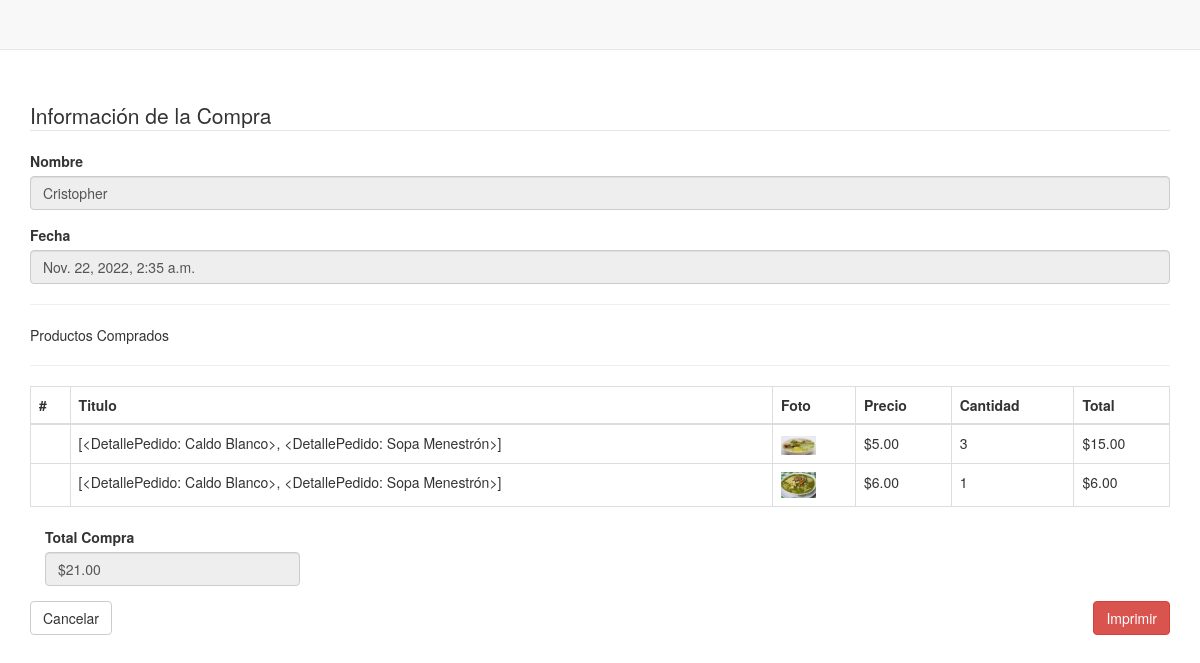
Page /ver_pedido/ (signed in) on the committed database.
### store/models.py (models this page shows, shortened)
class Pedido(models.Model):
    cliente = models.ForeignKey(Cliente, null=True, blank=True, on_delete=models.SET_NULL)
    fecha = models.DateTimeField(auto_now_add=True)
    estado = models.BooleanField(default=False, null=True, blank=False)
    id_transaccion = models.CharField(max_length=50, null=True)
    @property
    def get_carrito_total(self):
        detallepedidos = self.detallepedido_set.all()
        total = sum([articulo.get_total for articulo in detallepedidos])
        return total
    @property
    def get_carrito_articulos(self):
        detallepedidos = self.detallepedido_set.all()
        total = sum([articulo.cantidad for articulo in detallepedidos])
        return total
    @property
    def get_carrito_articulos_name(self):
        detallepedidos = self.detallepedido_set.all()
        total = [articulo for articulo in detallepedidos]
        return total

class DetallePedido(models.Model):
    producto = models.ForeignKey(Producto, on_delete=models.SET_NULL, null=True, blank=True)
    pedido = models.ForeignKey(Pedido, on_delete=SET_NULL, null=True, blank=True)
    cantidad = models.IntegerField(default=0, null=True, blank=True)
    fec_agregado = models.DateTimeField(auto_now_add=True)
    def __str__(self):
        return str(self.producto)
    @property
    def get_total(self):
        total = self.producto.precio * self.cantidad
        return total

class Producto(models.Model):
    id_producto = models.AutoField(primary_key=True)
    nombre = models.CharField(max_length=50)
    categoria = models.ForeignKey(Categoria, null=False, blank=False, on_delete=models.CASCADE)
    precio = models.DecimalField(max_digits=7, decimal_places=2)
    descripcion = models.CharField(max_length=200)
    digital = models.BooleanField(default=False, null=True, blank=False)
    imagen = models.ImageField(null=True, blank=True)
    def __str__(self):
        return self.nombre
    @property
    def imagenURL(self):
        try:
            url = self.imagen.url
        except:
            url = ' '
        return url

### store/views.py (the view)
# urls.py: path('ver_pedido/', views.ver_pedido, name="ver_pedido"),
def ver_pedido(request):
	data = cartData(request)
	carritoItems = data['carritoItems']
	pedido = data['pedido']
	articulos = data['articulos']
	context = {'articulos':articulos, 'pedido':pedido, 'carritoItems':carritoItems}
	return render(request, 'ver_pedido.html', context)

### store/utils.py (called while the page is built)
def cartData(request):
    if request.user.is_authenticated:
        cliente = request.user.cliente
        pedido, created = Pedido.objects.get_or_create(cliente=cliente, estado=False )
        articulos = pedido.detallepedido_set.all()
        carritoItems = pedido.get_carrito_articulos
    else:
        cookieData = cookieCart(request)
        carritoItems = cookieData['carritoItems']
        pedido = cookieData['pedido']
        articulos = cookieData['articulos']
    return{'carritoItems': carritoItems, 'pedido': pedido, 'articulos':articulos}

### store/templates/ver_pedido.html (shortened to what this page needs)
{% load static %}
<!DOCTYPE html>
<html lang="en">
  <head>
    <link rel="stylesheet" href='{% static "css/bootstrap.min.css" %}'>
    <link rel="stylesheet" href='{% static "css/estilos.css" %}'>
  </head>
  <body>
    <nav class="navbar navbar-default navbar-fixed-top">
    </nav>
    <div class="container" id="main">
    <div class="row">
          <div class="col-md-12">
            <fieldset>
                <legend>Información de la Compra</legend>
                <div class="form-group">
                    <label>Nombre</label>
                    <input value="{{request.user}}" type="text" class="form-control" readonly>
                </div>
                <div class="form-group">
                    <label>Fecha</label>
                    <input value="{{pedido.fecha}}" type="text" class="form-control" readonly>
                </div>
                <hr>
                    Productos Comprados
                <hr>
                <table class="table table-bordered">
                  <thead>
                    <tr>
                      <th>#</th>
                      <th>Titulo</th>
                      <th>Foto</th>
                      <th>Precio</th>
                      <th>Cantidad</th>
                      <th>
                          Total
                      </th>
                    </tr>
                  </thead>
                  <tbody>
                    {% for articulo in articulos %}
                    <tr>
                      <td></td>
                      <td>{{ pedido.get_carrito_articulos_name}}</td>
                      <td>
                          <img src="{{articulo.producto.imagenURL}}" width="35">
                      </td>
                      <td>${{ articulo.producto.precio|floatformat:2}}</td>
                      <td>{{articulo.cantidad}}</td>
                    <td>
                        ${{articulo.get_total|floatformat:2}}
                    </td>
                    </tr>
                    {% endfor %}
                  </tbody>
                </table>
                <div class="col-md-3">
                    <div class="form-group">
                        <label>Total Compra</label>
                        <input value="${{pedido.get_carrito_total|floatformat:2}}" type="text" class="form-control" readonly>
                    </div>
                </div>
            </fieldset>
            <div class="pull-left">
                <a href="{% url 'perfil' %}" class="btn btn-default hidden-print">Cancelar</a>
            </div>
            <div class="pull-right">
                <a href="javascript:;" id="btnImprimir" class="btn btn-danger hidden-print">Imprimir</a>
            </div>
          </div>
        </div>
    </div>
  </body>
</html>

### static/css/estilos.css (style rules this page uses)
#main { margin-top: 100px; }

### rows in the picture
Pedido: fecha "Nov. 22, 2022, 2:35 a.m.", get_carrito_articulos_name "[<DetallePedido: Caldo Blanco>, <DetallePedido: Sopa Menestrón>]", get_carrito_total "$21.00"
DetallePedido: producto.imagenURL (picture), producto.precio "5.00", cantidad "3", get_total "15.00"
DetallePedido: producto.imagenURL (picture), producto.precio "6.00", cantidad "1", get_total "6.00"
